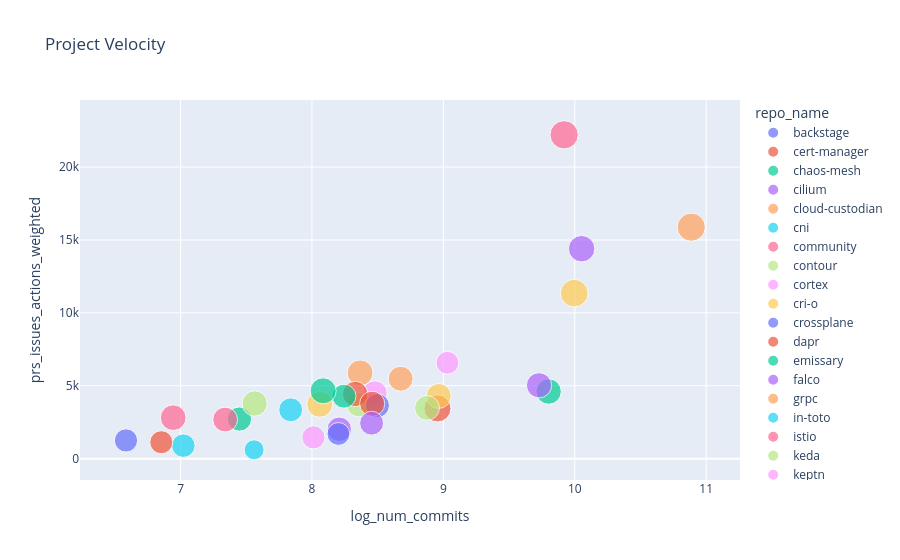

Notebook cell for this chart:
### Code cell
fig.show()

### Figure 1 — Plotly figure (JSON) as saved in the notebook; plotly's stock layout.template omitted (floating-point values rounded to 4 significant figures)
{"data": [{"customdata": [["backstage"]], "hovertemplate": "repo_name=%{customdata[0]}<br>log_num_commits=%{x}<br>prs_issues_actions_weighted=%{y}<br>log_num_contrib=%{marker.size}<extra></extra>", "legendgroup": "backstage", "marker": {"color": "#636efa", "size": [7.433], "sizemode": "area", "sizeref": 0.02156, "symbol": "circle"}, "mode": "markers", "name": "backstage", "orientation": "v", "showlegend": true, "type": "scatter", "x": [10.61], "xaxis": "x", "y": [null], "yaxis": "y"}, {"customdata": [["cert-manager"]], "hovertemplate": "repo_name=%{customdata[0]}<br>log_num_commits=%{x}<br>prs_issues_actions_weighted=%{y}<br>log_num_contrib=%{marker.size}<extra></extra>", "legendgroup": "cert-manager", "marker": {"color": "#EF553B", "size": [7.87], "sizemode": "area", "sizeref": 0.02156, "symbol": "circle"}, "mode": "markers", "name": "cert-manager", "orientation": "v", "showlegend": true, "type": "scatter", "x": [8.955], "xaxis": "x", "y": [3445.0], "yaxis": "y"}, {"customdata": [["chaos-mesh"]], "hovertemplate": "repo_name=%{customdata[0]}<br>log_num_commits=%{x}<br>prs_issues_actions_weighted=%{y}<br>log_num_contrib=%{marker.size}<extra></extra>", "legendgroup": "chaos-mesh", "marker": {"color": "#00cc96", "size": [6.332], "sizemode": "area", "sizeref": 0.02156, "symbol": "circle"}, "mode": "markers", "name": "chaos-mesh", "orientation": "v", "showlegend": true, "type": "scatter", "x": [7.448], "xaxis": "x", "y": [2719.0], "yaxis": "y"}, {"customdata": [["cilium"]], "hovertemplate": "repo_name=%{customdata[0]}<br>log_num_commits=%{x}<br>prs_issues_actions_weighted=%{y}<br>log_num_contrib=%{marker.size}<extra></extra>", "legendgroup": "cilium", "marker": {"color": "#ab63fa", "size": [7.542], "sizemode": "area", "sizeref": 0.02156, "symbol": "circle"}, "mode": "markers", "name": "cilium", "orientation": "v", "showlegend": true, "type": "scatter", "x": [10.05], "xaxis": "x", "y": [14400.0], "yaxis": "y"}, {"customdata": [["cloud-custodian"]], "hovertemplate": "repo_name=%{customdata[0]}<br>log_num_commits=%{x}<br>prs_issues_actions_weighted=%{y}<br>log_num_contrib=%{marker.size}<extra></extra>", "legendgroup": "cloud-custodian", "marker": {"color": "#FFA15A", "size": [7.197], "sizemode": "area", "sizeref": 0.02156, "symbol": "circle"}, "mode": "markers", "name": "cloud-custodian", "orientation": "v", "showlegend": true, "type": "scatter", "x": [8.366], "xaxis": "x", "y": [5887.0], "yaxis": "y"}, {"customdata": [["cni"]], "hovertemplate": "repo_name=%{customdata[0]}<br>log_num_commits=%{x}<br>prs_issues_actions_weighted=%{y}<br>log_num_contrib=%{marker.size}<extra></extra>", "legendgroup": "cni", "marker": {"color": "#19d3f3", "size": [5.974], "sizemode": "area", "sizeref": 0.02156, "symbol": "circle"}, "mode": "markers", "name": "cni", "orientation": "v", "showlegend": true, "type": "scatter", "x": [7.021], "xaxis": "x", "y": [892.6], "yaxis": "y"}, {"customdata": [["community"]], "hovertemplate": "repo_name=%{customdata[0]}<br>log_num_commits=%{x}<br>prs_issues_actions_weighted=%{y}<br>log_num_contrib=%{marker.size}<extra></extra>", "legendgroup": "community", "marker": {"color": "#FF6692", "size": [6.639], "sizemode": "area", "sizeref": 0.02156, "symbol": "circle"}, "mode": "markers", "name": "community", "orientation": "v", "showlegend": true, "type": "scatter", "x": [7.34], "xaxis": "x", "y": [2683], "yaxis": "y"}, {"customdata": [["contour"]], "hovertemplate": "repo_name=%{customdata[0]}<br>log_num_commits=%{x}<br>prs_issues_actions_weighted=%{y}<br>log_num_contrib=%{marker.size}<extra></extra>", "legendgroup": "contour", "marker": {"color": "#B6E880", "size": [6.463], "sizemode": "area", "sizeref": 0.02156, "symbol": "circle"}, "mode": "markers", "name": "contour", "orientation": "v", "showlegend": true, "type": "scatter", "x": [8.357], "xaxis": "x", "y": [3706.0], "yaxis": "y"}, {"customdata": [["cortex"]], "hovertemplate": "repo_name=%{customdata[0]}<br>log_num_commits=%{x}<br>prs_issues_actions_weighted=%{y}<br>log_num_contrib=%{marker.size}<extra></extra>", "legendgroup": "cortex", "marker": {"color": "#FF97FF", "size": [6.483], "sizemode": "area", "sizeref": 0.02156, "symbol": "circle"}, "mode": "markers", "name": "cortex", "orientation": "v", "showlegend": true, "type": "scatter", "x": [8.478], "xaxis": "x", "y": [4503.0], "yaxis": "y"}, {"customdata": [["cri-o"]], "hovertemplate": "repo_name=%{customdata[0]}<br>log_num_commits=%{x}<br>prs_issues_actions_weighted=%{y}<br>log_num_contrib=%{marker.size}<extra></extra>", "legendgroup": "cri-o", "marker": {"color": "#FECB52", "size": [6.726], "sizemode": "area", "sizeref": 0.02156, "symbol": "circle"}, "mode": "markers", "name": "cri-o", "orientation": "v", "showlegend": true, "type": "scatter", "x": [8.965], "xaxis": "x", "y": [4303.0], "yaxis": "y"}, {"customdata": [["crossplane"]], "hovertemplate": "repo_name=%{customdata[0]}<br>log_num_commits=%{x}<br>prs_issues_actions_weighted=%{y}<br>log_num_contrib=%{marker.size}<extra></extra>", "legendgroup": "crossplane", "marker": {"color": "#636efa", "size": [6.254], "sizemode": "area", "sizeref": 0.02156, "symbol": "circle"}, "mode": "markers", "name": "crossplane", "orientation": "v", "showlegend": true, "type": "scatter", "x": [8.498], "xaxis": "x", "y": [3643.0], "yaxis": "y"}, {"customdata": [["dapr"]], "hovertemplate": "repo_name=%{customdata[0]}<br>log_num_commits=%{x}<br>prs_issues_actions_weighted=%{y}<br>log_num_contrib=%{marker.size}<extra></extra>", "legendgroup": "dapr", "marker": {"color": "#EF553B", "size": [6.921], "sizemode": "area", "sizeref": 0.02156, "symbol": "circle"}, "mode": "markers", "name": "dapr", "orientation": "v", "showlegend": true, "type": "scatter", "x": [8.328], "xaxis": "x", "y": [4440.0], "yaxis": "y"}, {"customdata": [["emissary"]], "hovertemplate": "repo_name=%{customdata[0]}<br>log_num_commits=%{x}<br>prs_issues_actions_weighted=%{y}<br>log_num_contrib=%{marker.size}<extra></extra>", "legendgroup": "emissary", "marker": {"color": "#00cc96", "size": [6.951], "sizemode": "area", "sizeref": 0.02156, "symbol": "circle"}, "mode": "markers", "name": "emissary", "orientation": "v", "showlegend": true, "type": "scatter", "x": [9.801], "xaxis": "x", "y": [4605.0], "yaxis": "y"}, {"customdata": [["falco"]], "hovertemplate": "repo_name=%{customdata[0]}<br>log_num_commits=%{x}<br>prs_issues_actions_weighted=%{y}<br>log_num_contrib=%{marker.size}<extra></extra>", "legendgroup": "falco", "marker": {"color": "#ab63fa", "size": [6.452], "sizemode": "area", "sizeref": 0.02156, "symbol": "circle"}, "mode": "markers", "name": "falco", "orientation": "v", "showlegend": true, "type": "scatter", "x": [8.208], "xaxis": "x", "y": [2016.0], "yaxis": "y"}, {"customdata": [["grpc"]], "hovertemplate": "repo_name=%{customdata[0]}<br>log_num_commits=%{x}<br>prs_issues_actions_weighted=%{y}<br>log_num_contrib=%{marker.size}<extra></extra>", "legendgroup": "grpc", "marker": {"color": "#FFA15A", "size": [8.561], "sizemode": "area", "sizeref": 0.02156, "symbol": "circle"}, "mode": "markers", "name": "grpc", "orientation": "v", "showlegend": true, "type": "scatter", "x": [10.89], "xaxis": "x", "y": [15880.0], "yaxis": "y"}, {"customdata": [["in-toto"]], "hovertemplate": "repo_name=%{customdata[0]}<br>log_num_commits=%{x}<br>prs_issues_actions_weighted=%{y}<br>log_num_contrib=%{marker.size}<extra></extra>", "legendgroup": "in-toto", "marker": {"color": "#19d3f3", "size": [4.331], "sizemode": "area", "sizeref": 0.02156, "symbol": "circle"}, "mode": "markers", "name": "in-toto", "orientation": "v", "showlegend": true, "type": "scatter", "x": [7.56], "xaxis": "x", "y": [608.4], "yaxis": "y"}, {"customdata": [["istio"]], "hovertemplate": "repo_name=%{customdata[0]}<br>log_num_commits=%{x}<br>prs_issues_actions_weighted=%{y}<br>log_num_contrib=%{marker.size}<extra></extra>", "legendgroup": "istio", "marker": {"color": "#FF6692", "size": [8.624], "sizemode": "area", "sizeref": 0.02156, "symbol": "circle"}, "mode": "markers", "name": "istio", "orientation": "v", "showlegend": true, "type": "scatter", "x": [9.919], "xaxis": "x", "y": [22210.0], "yaxis": "y"}, {"customdata": [["keda"]], "hovertemplate": "repo_name=%{customdata[0]}<br>log_num_commits=%{x}<br>prs_issues_actions_weighted=%{y}<br>log_num_contrib=%{marker.size}<extra></extra>", "legendgroup": "keda", "marker": {"color": "#B6E880", "size": [6.912], "sizemode": "area", "sizeref": 0.02156, "symbol": "circle"}, "mode": "markers", "name": "keda", "orientation": "v", "showlegend": true, "type": "scatter", "x": [7.564], "xaxis": "x", "y": [3784], "yaxis": "y"}, {"customdata": [["keptn"]], "hovertemplate": "repo_name=%{customdata[0]}<br>log_num_commits=%{x}<br>prs_issues_actions_weighted=%{y}<br>log_num_contrib=%{marker.size}<extra></extra>", "legendgroup": "keptn", "marker": {"color": "#FF97FF", "size": [5.609], "sizemode": "area", "sizeref": 0.02156, "symbol": "circle"}, "mode": "markers", "name": "keptn", "orientation": "v", "showlegend": true, "type": "scatter", "x": [9.03], "xaxis": "x", "y": [6577], "yaxis": "y"}, {"customdata": [["keycloak"]], "hovertemplate": "repo_name=%{customdata[0]}<br>log_num_commits=%{x}<br>prs_issues_actions_weighted=%{y}<br>log_num_contrib=%{marker.size}<extra></extra>", "legendgroup": "keycloak", "marker": {"color": "#FECB52", "size": [8.299], "sizemode": "area", "sizeref": 0.02156, "symbol": "circle"}, "mode": "markers", "name": "keycloak", "orientation": "v", "showlegend": true, "type": "scatter", "x": [9.995], "xaxis": "x", "y": [11350.0], "yaxis": "y"}, {"customdata": [["kruise"]], "hovertemplate": "repo_name=%{customdata[0]}<br>log_num_commits=%{x}<br>prs_issues_actions_weighted=%{y}<br>log_num_contrib=%{marker.size}<extra></extra>", "legendgroup": "kruise", "marker": {"color": "#636efa", "size": [5.832], "sizemode": "area", "sizeref": 0.02156, "symbol": "circle"}, "mode": "markers", "name": "kruise", "orientation": "v", "showlegend": true, "type": "scatter", "x": [6.585], "xaxis": "x", "y": [1250.0], "yaxis": "y"}, {"customdata": [["kubeedge"]], "hovertemplate": "repo_name=%{customdata[0]}<br>log_num_commits=%{x}<br>prs_issues_actions_weighted=%{y}<br>log_num_contrib=%{marker.size}<extra></extra>", "legendgroup": "kubeedge", "marker": {"color": "#EF553B", "size": [6.813], "sizemode": "area", "sizeref": 0.02156, "symbol": "circle"}, "mode": "markers", "name": "kubeedge", "orientation": "v", "showlegend": true, "type": "scatter", "x": [8.458], "xaxis": "x", "y": [3770.0], "yaxis": "y"}, {"customdata": [["kubevela"]], "hovertemplate": "repo_name=%{customdata[0]}<br>log_num_commits=%{x}<br>prs_issues_actions_weighted=%{y}<br>log_num_contrib=%{marker.size}<extra></extra>", "legendgroup": "kubevela", "marker": {"color": "#00cc96", "size": [6.19], "sizemode": "area", "sizeref": 0.02156, "symbol": "circle"}, "mode": "markers", "name": "kubevela", "orientation": "v", "showlegend": true, "type": "scatter", "x": [8.244], "xaxis": "x", "y": [4286.0], "yaxis": "y"}, {"customdata": [["kubevirt"]], "hovertemplate": "repo_name=%{customdata[0]}<br>log_num_commits=%{x}<br>prs_issues_actions_weighted=%{y}<br>log_num_contrib=%{marker.size}<extra></extra>", "legendgroup": "kubevirt", "marker": {"color": "#ab63fa", "size": [6.865], "sizemode": "area", "sizeref": 0.02156, "symbol": "circle"}, "mode": "markers", "name": "kubevirt", "orientation": "v", "showlegend": true, "type": "scatter", "x": [9.728], "xaxis": "x", "y": [5033.0], "yaxis": "y"}, {"customdata": [["kyverno"]], "hovertemplate": "repo_name=%{customdata[0]}<br>log_num_commits=%{x}<br>prs_issues_actions_weighted=%{y}<br>log_num_contrib=%{marker.size}<extra></extra>", "legendgroup": "kyverno", "marker": {"color": "#FFA15A", "size": [6.693], "sizemode": "area", "sizeref": 0.02156, "symbol": "circle"}, "mode": "markers", "name": "kyverno", "orientation": "v", "showlegend": true, "type": "scatter", "x": [8.674], "xaxis": "x", "y": [5486.0], "yaxis": "y"}, {"customdata": [["litmus"]], "hovertemplate": "repo_name=%{customdata[0]}<br>log_num_commits=%{x}<br>prs_issues_actions_weighted=%{y}<br>log_num_contrib=%{marker.size}<extra></extra>", "legendgroup": "litmus", "marker": {"color": "#19d3f3", "size": [6.163], "sizemode": "area", "sizeref": 0.02156, "symbol": "circle"}, "mode": "markers", "name": "litmus", "orientation": "v", "showlegend": true, "type": "scatter", "x": [7.838], "xaxis": "x", "y": [3352.0], "yaxis": "y"}, {"customdata": [["longhorn"]], "hovertemplate": "repo_name=%{customdata[0]}<br>log_num_commits=%{x}<br>prs_issues_actions_weighted=%{y}<br>log_num_contrib=%{marker.size}<extra></extra>", "legendgroup": "longhorn", "marker": {"color": "#FF6692", "size": [7.093], "sizemode": "area", "sizeref": 0.02156, "symbol": "circle"}, "mode": "markers", "name": "longhorn", "orientation": "v", "showlegend": true, "type": "scatter", "x": [6.944], "xaxis": "x", "y": [2811], "yaxis": "y"}, {"customdata": [["nats-server"]], "hovertemplate": "repo_name=%{customdata[0]}<br>log_num_commits=%{x}<br>prs_issues_actions_weighted=%{y}<br>log_num_contrib=%{marker.size}<extra></extra>", "legendgroup": "nats-server", "marker": {"color": "#B6E880", "size": [6.683], "sizemode": "area", "sizeref": 0.02156, "symbol": "circle"}, "mode": "markers", "name": "nats-server", "orientation": "v", "showlegend": true, "type": "scatter", "x": [8.875], "xaxis": "x", "y": [3480.0], "yaxis": "y"}, {"customdata": [["notary"]], "hovertemplate": "repo_name=%{customdata[0]}<br>log_num_commits=%{x}<br>prs_issues_actions_weighted=%{y}<br>log_num_contrib=%{marker.size}<extra></extra>", "legendgroup": "notary", "marker": {"color": "#FF97FF", "size": [5.844], "sizemode": "area", "sizeref": 0.02156, "symbol": "circle"}, "mode": "markers", "name": "notary", "orientation": "v", "showlegend": true, "type": "scatter", "x": [8.011], "xaxis": "x", "y": [1461.0], "yaxis": "y"}, {"customdata": [["operator-sdk"]], "hovertemplate": "repo_name=%{customdata[0]}<br>log_num_commits=%{x}<br>prs_issues_actions_weighted=%{y}<br>log_num_contrib=%{marker.size}<extra></extra>", "legendgroup": "operator-sdk", "marker": {"color": "#FECB52", "size": [7.249], "sizemode": "area", "sizeref": 0.02156, "symbol": "circle"}, "mode": "markers", "name": "operator-sdk", "orientation": "v", "showlegend": true, "type": "scatter", "x": [8.059], "xaxis": "x", "y": [3727.0], "yaxis": "y"}, {"customdata": [["pack"]], "hovertemplate": "repo_name=%{customdata[0]}<br>log_num_commits=%{x}<br>prs_issues_actions_weighted=%{y}<br>log_num_contrib=%{marker.size}<extra></extra>", "legendgroup": "pack", "marker": {"color": "#636efa", "size": [5.642], "sizemode": "area", "sizeref": 0.02156, "symbol": "circle"}, "mode": "markers", "name": "pack", "orientation": "v", "showlegend": true, "type": "scatter", "x": [8.201], "xaxis": "x", "y": [1696], "yaxis": "y"}, {"customdata": [["spec"]], "hovertemplate": "repo_name=%{customdata[0]}<br>log_num_commits=%{x}<br>prs_issues_actions_weighted=%{y}<br>log_num_contrib=%{marker.size}<extra></extra>", "legendgroup": "spec", "marker": {"color": "#EF553B", "size": [5.743], "sizemode": "area", "sizeref": 0.02156, "symbol": "circle"}, "mode": "markers", "name": "spec", "orientation": "v", "showlegend": true, "type": "scatter", "x": [6.853], "xaxis": "x", "y": [1127.0], "yaxis": "y"}, {"customdata": [["thanos"]], "hovertemplate": "repo_name=%{customdata[0]}<br>log_num_commits=%{x}<br>prs_issues_actions_weighted=%{y}<br>log_num_contrib=%{marker.size}<extra></extra>", "legendgroup": "thanos", "marker": {"color": "#00cc96", "size": [7.321], "sizemode": "area", "sizeref": 0.02156, "symbol": "circle"}, "mode": "markers", "name": "thanos", "orientation": "v", "showlegend": true, "type": "scatter", "x": [8.085], "xaxis": "x", "y": [4654.0], "yaxis": "y"}, {"customdata": [["volcano"]], "hovertemplate": "repo_name=%{customdata[0]}<br>log_num_commits=%{x}<br>prs_issues_actions_weighted=%{y}<br>log_num_contrib=%{marker.size}<extra></extra>", "legendgroup": "volcano", "marker": {"color": "#ab63fa", "size": [6.153], "sizemode": "area", "sizeref": 0.02156, "symbol": "circle"}, "mode": "markers", "name": "volcano", "orientation": "v", "showlegend": true, "type": "scatter", "x": [8.454], "xaxis": "x", "y": [2433.0], "yaxis": "y"}], "layout": {"autosize": true, "legend": {"itemsizing": "constant", "title": {"text": "repo_name"}, "tracegroupgap": 0}, "title": {"text": "Project Velocity"}, "xaxis": {"anchor": "y", "autorange": true, "domain": [0, 1], "range": [6.275, 11.21], "title": {"text": "log_num_commits"}, "type": "linear"}, "yaxis": {"anchor": "x", "autorange": true, "domain": [0, 1], "range": [-2659.0, 26190.0], "title": {"text": "prs_issues_actions_weighted"}}}}
